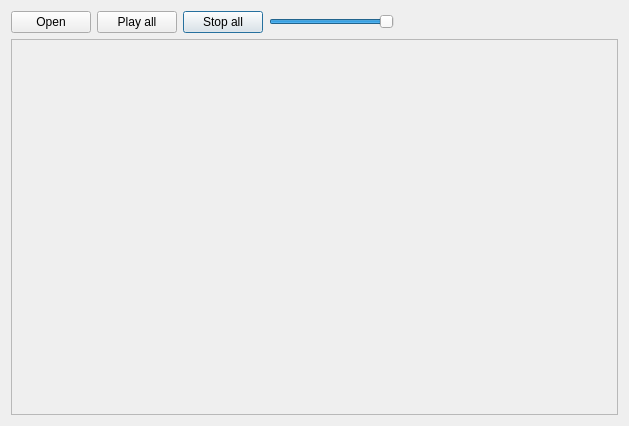
<?xml version="1.0" encoding="UTF-8"?>
<ui version="4.0">
 <class>MultiMusicTest</class>
 <widget class="QDialog" name="MultiMusicTest">
  <property name="geometry">
   <rect>
    <x>0</x>
    <y>0</y>
    <width>629</width>
    <height>426</height>
   </rect>
  </property>
  <property name="minimumSize">
   <size>
    <width>629</width>
    <height>319</height>
   </size>
  </property>
  <property name="acceptDrops">
   <bool>true</bool>
  </property>
  <property name="windowTitle">
   <string>Multi-Music test</string>
  </property>
  <layout class="QGridLayout" name="gridLayout">
   <item row="0" column="4">
    <spacer name="horizontalSpacer">
     <property name="orientation">
      <enum>Qt::Horizontal</enum>
     </property>
     <property name="sizeHint" stdset="0">
      <size>
       <width>243</width>
       <height>20</height>
      </size>
     </property>
    </spacer>
   </item>
   <item row="0" column="2">
    <widget class="QPushButton" name="stopAll">
     <property name="text">
      <string>Stop all</string>
     </property>
    </widget>
   </item>
   <item row="0" column="0">
    <widget class="QPushButton" name="open">
     <property name="text">
      <string>Open</string>
     </property>
    </widget>
   </item>
   <item row="0" column="1">
    <widget class="QPushButton" name="playAll">
     <property name="text">
      <string>Play all</string>
     </property>
    </widget>
   </item>
   <item row="1" column="0" colspan="5">
    <widget class="QScrollArea" name="musicsList">
     <property name="widgetResizable">
      <bool>true</bool>
     </property>
     <widget class="QWidget" name="scrollAreaWidgetContents">
      <property name="geometry">
       <rect>
        <x>0</x>
        <y>0</y>
        <width>609</width>
        <height>377</height>
       </rect>
      </property>
      <layout class="QVBoxLayout" name="verticalLayout">
       <item>
        <spacer name="verticalSpacer">
         <property name="orientation">
          <enum>Qt::Vertical</enum>
         </property>
         <property name="sizeHint" stdset="0">
          <size>
           <width>20</width>
           <height>249</height>
          </size>
         </property>
        </spacer>
       </item>
      </layout>
     </widget>
    </widget>
   </item>
   <item row="0" column="3">
    <widget class="QSlider" name="generalVolume">
     <property name="minimumSize">
      <size>
       <width>125</width>
       <height>0</height>
      </size>
     </property>
     <property name="maximum">
      <number>128</number>
     </property>
     <property name="value">
      <number>128</number>
     </property>
     <property name="orientation">
      <enum>Qt::Horizontal</enum>
     </property>
    </widget>
   </item>
  </layout>
 </widget>
 <resources/>
 <connections/>
</ui>
